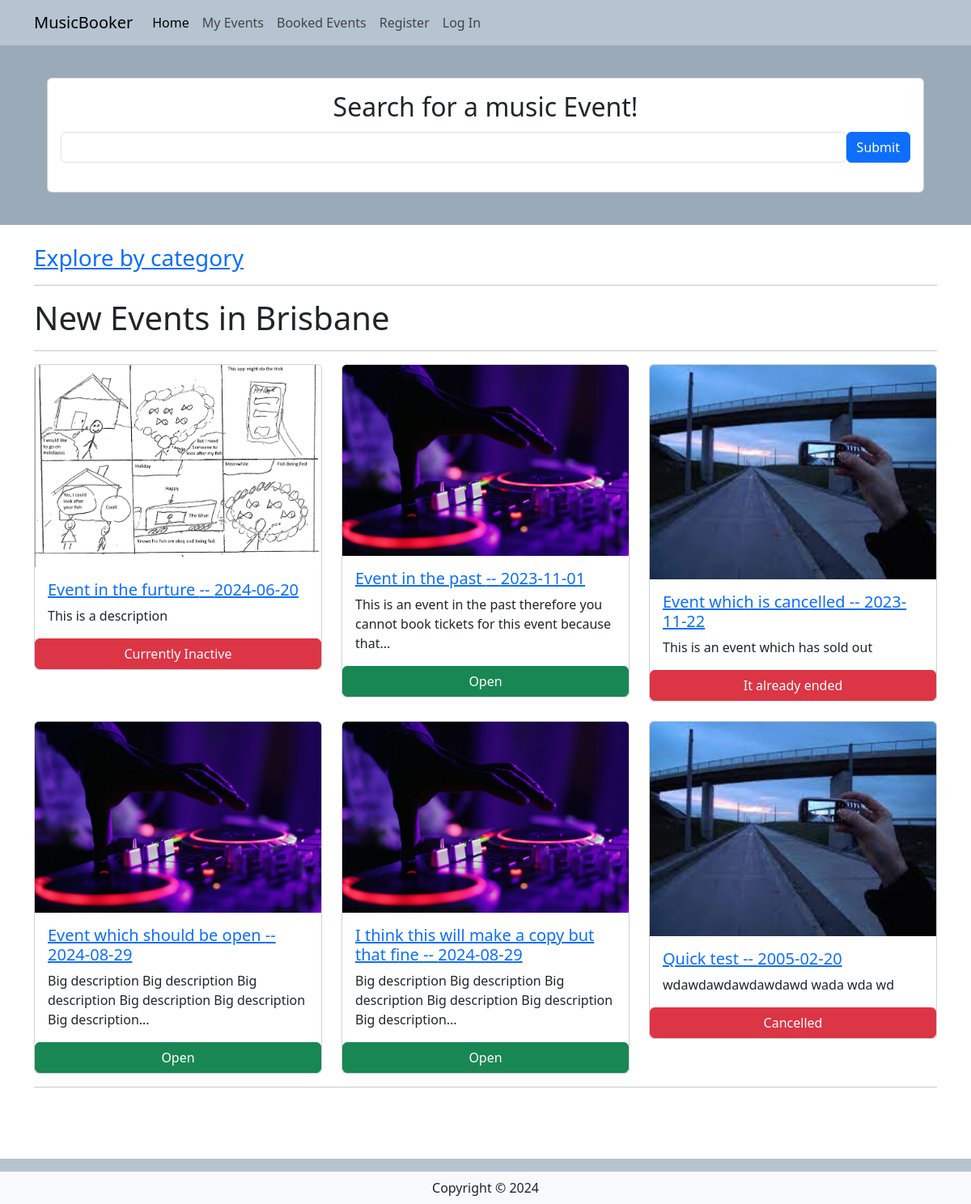
The page / on the database its author committed.
### Music/models.py (models this page shows)
class Event(db.Model):
    __tablename__ = 'events'
    id = db.Column(db.Integer, primary_key=True)
    event_name = db.Column(db.String(200))
    status = db.Column(db.Integer)
    date = db.Column(db.String(200))
    description = db.Column(db.String(400))
    image = db.Column(db.String(400))
    user_id = db.Column(db.Integer, db.ForeignKey('users.id'))
    artists = db.relationship('Artist', backref='events')
    tickets = db.relationship('Ticket', backref='events')
    categories = db.relationship('Category', secondary=categories, lazy='subquery',
        backref=db.backref('categories', lazy=True))
    booked_tickets = db.relationship('Booking', backref='events')
    comments = db.relationship('Comment', backref='events')

### Music/views.py (the view)
@mainbp.route('/')
def index():
    events = db.session.scalars(db.select(Event).limit(6)).all()
    return render_template('index.html', events=events)

### Music/__init__.py (called while the page is built)
@app.context_processor
def get_context():
   year = datetime.datetime.today().year
   return dict(year=year)

### Music/templates/index.html (shortened to what this page needs)
{% extends 'base.html' %}
{% block header %}
<div class="container">
    <br />
    <div class="card m-3">
        <div class="card-body text-center">
            <h2>
                Search for a music Event!
            </h2>
            <form class="form-inline d-flex flex-nowrap" action="{{url_for('main.search')}}" >
                <input type="text" name="search" class="form-control flex-grow-1 my-1 mr-sm-2"   id="SearchForm">
                <button type="submit" class="flex-shrink-1 btn btn-primary my-1">Submit</button>
            </form>
        </div>
    </div>
    <br />
</div>
{% endblock %}
{% block content %}
<div class="container">
    <h3><a href="{{url_for('events.explore')}}">Explore by category</a></h3>
    <hr />
        <h1> New Events in Brisbane</h1>
        <hr />
        <div class="row row-cols-1 row-cols-sm-2 row-cols-lg-3 g-4">
            {% for event in events %}
            <div class="col d-none d-sm-block">
                <div class="card">
                    <img src="{{event.image}}" class="card-img-top" alt="...">
                    <div class="card-body">
                        <a href="{{url_for('events.show', id=event.id )}}">
                            <h5 class="card-title">{{ event.event_name }} -- {{event.date}}</h5>
                        </a>
                        <p class="card-text">{{event.description|truncate(100, False, '...', 0)}}</p>
                    </div>
                    {% if event.status == 0 %}
                        <a class="btn btn-success" >Open</a>
                    {% elif event.status == 1 %}
                        <a class="btn btn-danger" >Currently Inactive</a>
                    {% elif event.status == 2 %}
                        <a class="btn btn-danger" >Sold Out</a>
                    {% elif event.status == 3 %}
                        <a class="btn btn-danger" >Cancelled</a>
                    {% elif event.status == 4 %}
                        <a class="btn btn-danger" >It already ended</a>
                    {% endif %}
                </div>
            </div>
            {% endfor %}
        </div>
    <hr />
    <br />
    <br />
    <br />
</div>
<nav class="navbar navbar-light" style="background-color: rgb(182, 196, 209);">
</nav>
{% endblock %}

### Music/templates/base.html (shortened to what this page needs)
<html>
<head>
   <link href="https://cdn.jsdelivr.net/npm/bootstrap@5.3.0-alpha3/dist/css/bootstrap.min.css" rel="stylesheet"
>
</head>
<body>
   <nav style="background-color: rgb(154, 170, 184);">
      <nav class="navbar navbar-expand-lg" style="background-color: rgb(182, 196, 209);">
         <div class="container-fluid container">
            <a href="/" class="navbar-brand">MusicBooker</a>
            <div class="collapse navbar-collapse" id="navbarNav">
               <ul class="navbar-nav">
                  <li class="nav-item">
                     <a class="nav-link active" aria-current="page" href="/">Home</a>
                  </li>
                  <li class="nav-item">
                     <a class="nav-link" href="/events/mine">My Events</a>
                  </li>
                  <li class="nav-item">
                     <a class="nav-link" href="{{url_for('events.booked')}}">Booked Events</a>
                  </li>
                  {% if current_user.is_authenticated %}
                     <a class="nav-item nav-link disabled text-muted" href="#">Welcome {{current_user.name}}</a>
                     <a class="nav-item nav-link" href="{{ url_for('auth.logout') }}">Log Out</a>
                  {% else %}
                     <a class="nav-item nav-link" href="{{ url_for('auth.register') }}">Register</a>
                     <a class="nav-item nav-link" href="{{ url_for('auth.login') }}">Log In</a>
                  {% endif %}
               </ul>
            </div>
         </div>
      </nav>
      {% block header %}
      {% endblock %}
   </nav>
   <br />
   {% block content %}
   {% endblock %}
   <footer class="footer">
      <div class="text-center py-2 bg-light">
         <span class="text-dark">Copyright &copy; {{ year }}</span>
      </div>
   </footer>
</body>
</html>

### rows shown on the page
Event: image (picture), event_name "Event in the furture", date "2024-06-20", description "This is a description", status "Currently Inactive"
Event: image (picture), event_name "Event in the past", date "2023-11-01", description "This is an event in the past therefore you cannot book tickets for this event because that...", status "Open"
Event: image (picture), event_name "Event which is cancelled", date "2023-11-22", description "This is an event which has sold out", status "It already ended"
Event: image (picture), event_name "Event which should be open", date "2024-08-29", description "Big description Big description Big description Big description Big description Big description...", status "Open"
Event: image (picture), event_name "I think this will make a copy but that fine", date "2024-08-29", description "Big description Big description Big description Big description Big description Big description...", status "Open"
Event: image (picture), event_name "Quick test", date "2005-02-20", description "wdawdawdawdawdawd wada wda wd", status "Cancelled"
